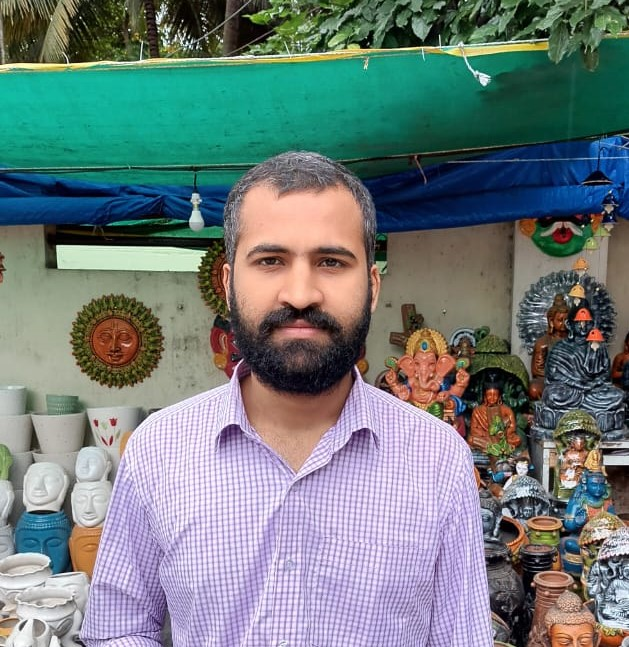
#> input picture dataset/Image_Train/ABHAY/ABHAY_1.jpeg, 629 x 647 px
$ python -i shape_features.py   (imports and definitions only)
#> lines starting #> are read from the running program, lines starting #| are printed output that depends on the picture; after the words box and inside, x2 and y2 are one past the last pixel; in counts of white or black regions, pixels touching at a corner belong together
#> further down, picture is the input picture: shape (647, 629, 3); mean B, G, R 124.6, 125, 112
import cv2
import numpy as np
from typing import Optional, Tuple


class ShapeFeatureExtractor:
    def __init__(self, threshold_method: str = "otsu"):
        self.threshold_method = threshold_method

    def _get_face_mask(self, image: np.ndarray) -> np.ndarray:
        gray = cv2.cvtColor(image, cv2.COLOR_BGR2GRAY) if len(image.shape) == 3 else image
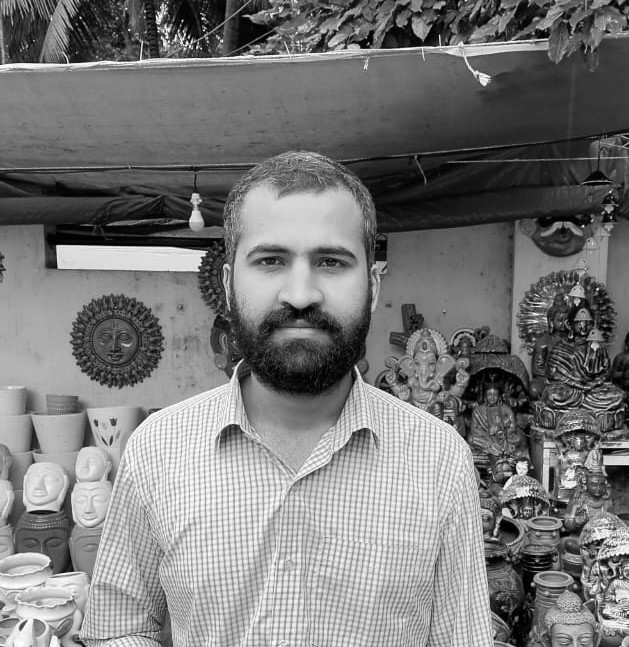
#> gray: shape (647, 629); min 0, max 255, mean 121.1
        if self.threshold_method == "otsu":
            _, mask = cv2.threshold(gray, 0, 255, cv2.THRESH_BINARY + cv2.THRESH_OTSU)
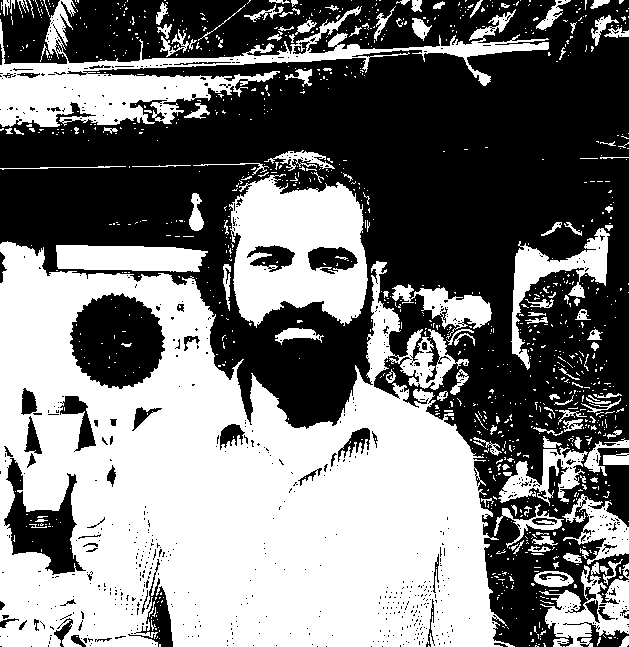
#> mask: shape (647, 629); 47.7% white; 1112 white regions (978 under 20 px), largest, box (x1, y1, x2, y2) and area: (0, 241, 515, 647) 132540, (0, 0, 549, 127) 16221, (229, 174, 368, 328) 14413
        else:
            _, mask = cv2.threshold(gray, 127, 255, cv2.THRESH_BINARY)
        kernel = np.ones((5, 5), np.uint8)
        mask = cv2.morphologyEx(mask, cv2.MORPH_CLOSE, kernel)
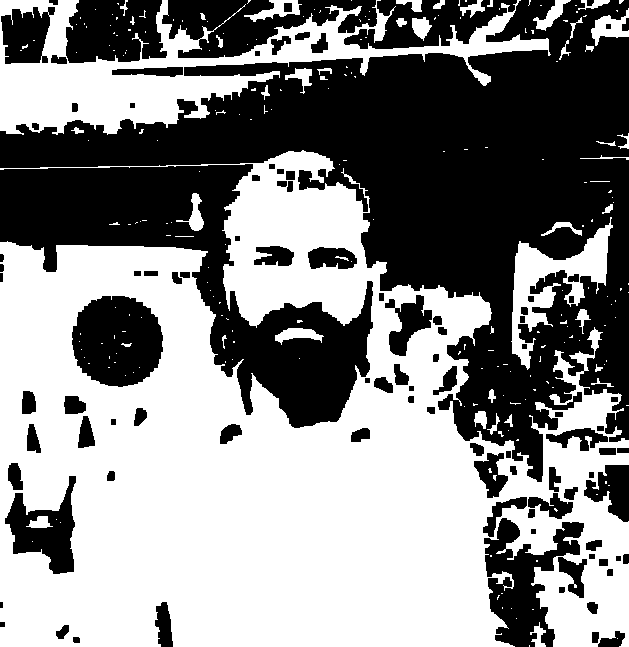
#> mask: shape (647, 629); 53.4% white; 101 black regions (1 under 20 px), largest, box (x1, y1, x2, y2) and area: (0, 0, 629, 482) 105562, (0, 164, 373, 428) 33431, (162, 0, 377, 58) 6823
        mask = cv2.morphologyEx(mask, cv2.MORPH_OPEN, kernel)
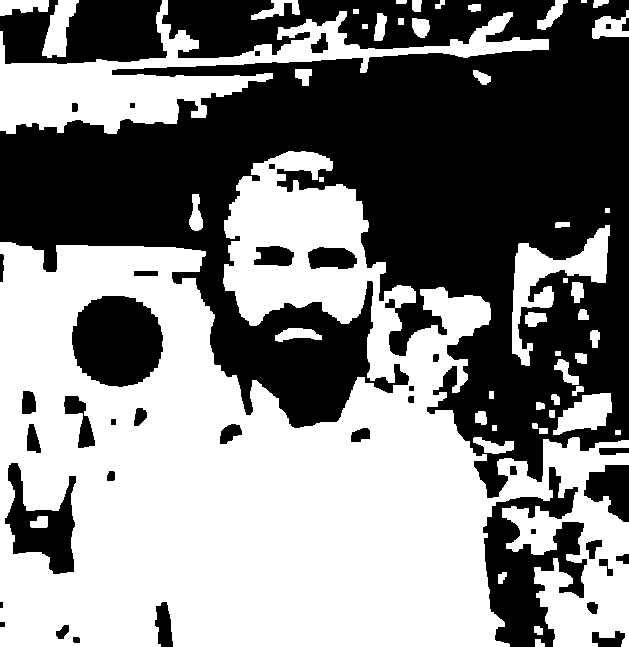
#> mask: shape (647, 629); 51.8% white; 41 black regions (1 under 20 px)
        return mask

    def _get_largest_contour(self, mask: np.ndarray) -> Optional[np.ndarray]:
        contours, _ = cv2.findContours(mask, cv2.RETR_EXTERNAL, cv2.CHAIN_APPROX_SIMPLE)
#> contours = 49 contours, 4 with area under 20; largest, box (x1, y1, x2, y2) and area: (0, 151, 629, 647) 189641, (0, 0, 549, 134) 18938, (512, 225, 610, 366) 3858, (553, 393, 612, 435) 1404, (42, 0, 79, 58) 1090
        if not contours:
            return None
        return max(contours, key=cv2.contourArea)

    def extract(self, image: np.ndarray) -> np.ndarray:
        mask = self._get_face_mask(image)
        contour = self._get_largest_contour(mask)
#> contour = contour of 1491 points, box (x1, y1, x2, y2) (0, 151, 629, 647), area 189641
        if contour is None:
            return np.zeros(3)

        area = cv2.contourArea(contour)
#> area = 189641
        perimeter = cv2.arcLength(contour, True)
#> perimeter = 5743.6

        if perimeter == 0:
            return np.zeros(3)

        circularity = 4 * np.pi * area / (perimeter ** 2)
#> circularity = 0.0722

        x, y, w, h = cv2.boundingRect(contour)
#> x = 0; y = 151; w = 629; h = 496
        aspect_ratio = w / h if h > 0 else 0
#> aspect_ratio = 1.27

        return np.array([area, perimeter, aspect_ratio])

    # [10 lines left out: function extract_shape_moments, not called in this run]

>>> import cv2
>>> picture = cv2.imread('../../dataset/Image_Train/ABHAY/ABHAY_1.jpeg')
>>> result = ShapeFeatureExtractor().extract(picture)
#> result = [189641, 5743.6, 1.27]

$ run again, on dataset/Image_Train/ABHAY/ABHAY_10.jpeg
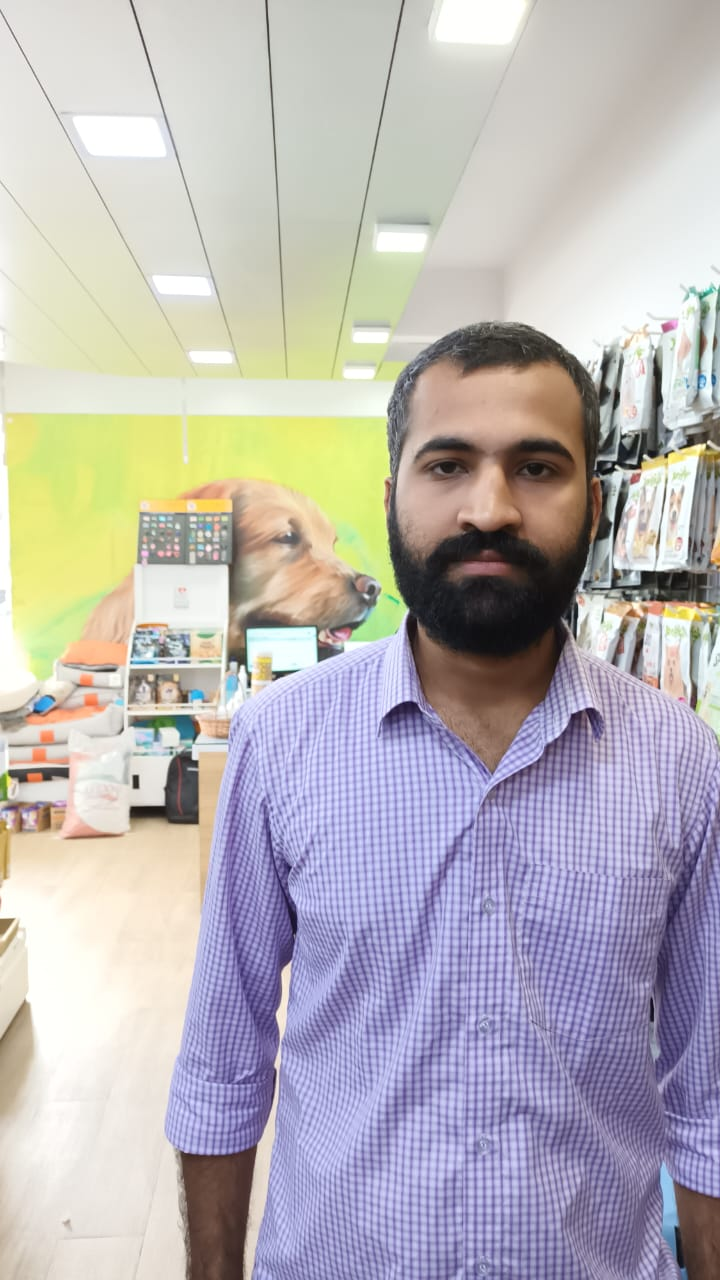
#> input picture dataset/Image_Train/ABHAY/ABHAY_10.jpeg, 720 x 1280 px
#> picture is the input picture: shape (1280, 720, 3); mean B, G, R 182.2, 180.7, 185.1
#> in _get_face_mask, `_, mask = cv2.threshold(gray, 0, 255, cv2.THRESH_BINARY + cv2.THRESH_O..`:
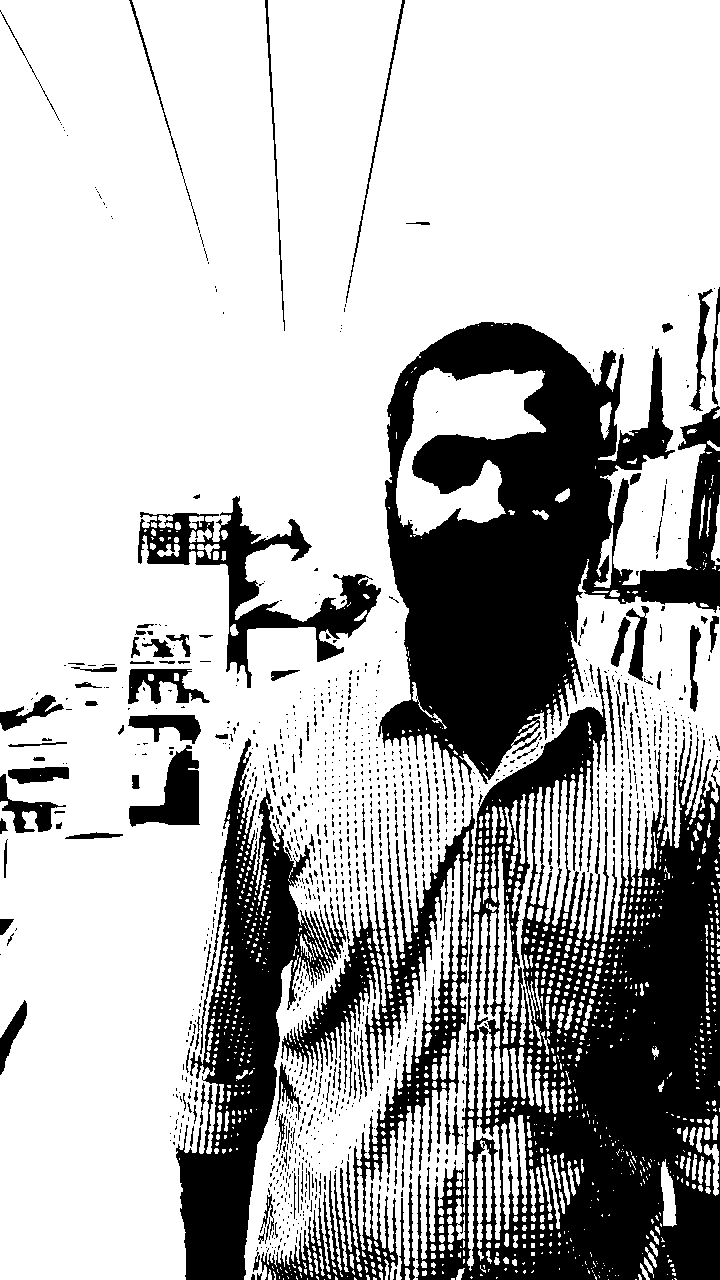
#> mask: shape (1280, 720); 71.5% white; 1181 black regions (1007 under 20 px), largest, box (x1, y1, x2, y2) and area: (416, 667, 720, 1280) 93500, (378, 322, 720, 784) 77950, (176, 738, 346, 1280) 31392
#> in _get_face_mask, `mask = cv2.morphologyEx(mask, cv2.MORPH_OPEN, kernel)`:
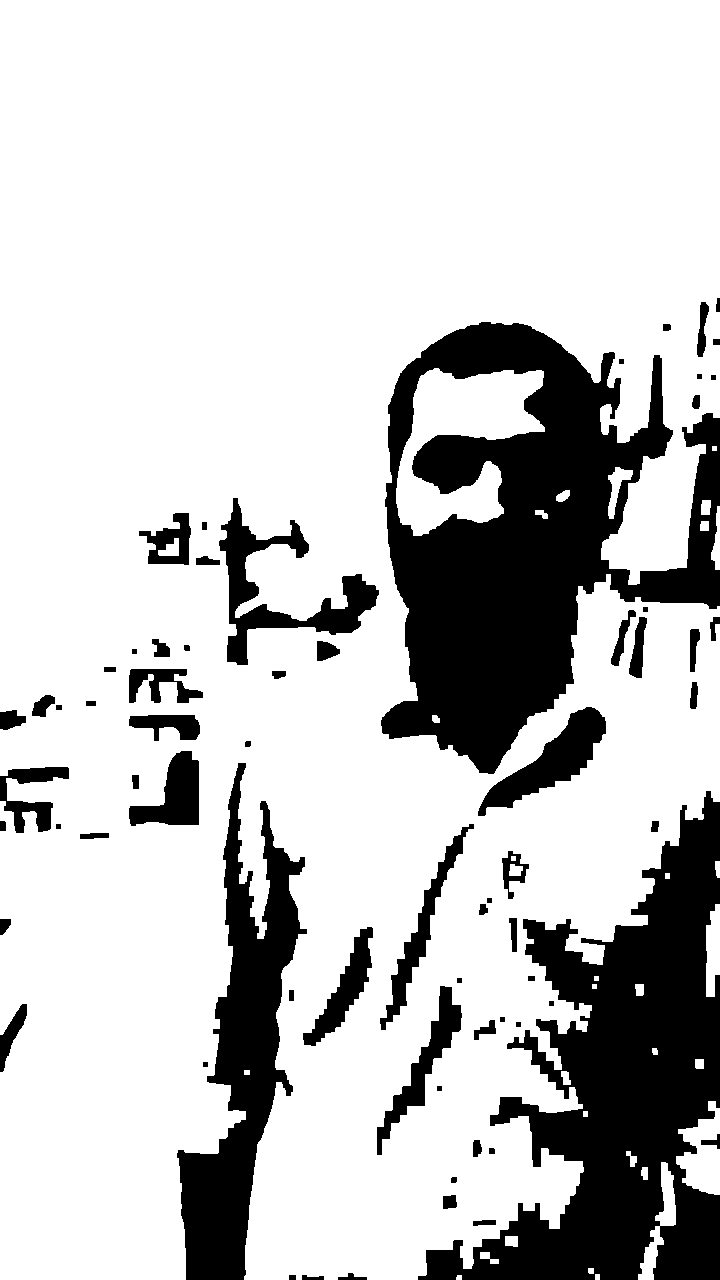
#> mask: shape (1280, 720); 77.9% white; 69 black regions
#> contours = 30 contours, 4 with area under 20; largest, box (x1, y1, x2, y2) and area: (0, 0, 720, 1280) 725286, (396, 368, 545, 536) 12410, (676, 1101, 720, 1195) 2297, (638, 1162, 676, 1280) 1280, (706, 904, 720, 997) 951
#> contour = contour of 1954 points, box (x1, y1, x2, y2) (0, 0, 720, 1280), area 725286
#> area = 725285.5
#> perimeter = 9660.9
#> circularity = 0.0977
#> x = 0; w = 720; h = 1280
#> aspect_ratio = 0.562
#> result = [725285.5, 9660.9, 0.562]

$ run again, on dataset/Image_Train/ABHAY/ABHAY_11.jpeg
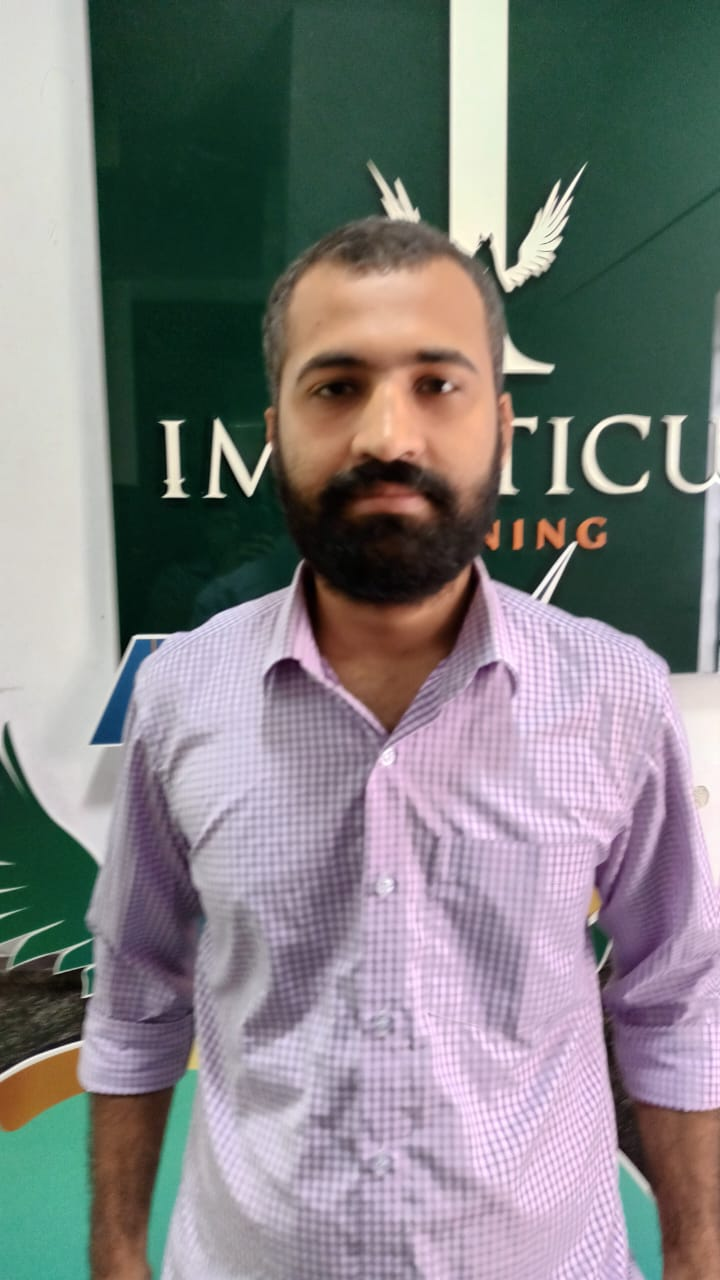
#> input picture dataset/Image_Train/ABHAY/ABHAY_11.jpeg, 720 x 1280 px
#> picture is the input picture: shape (1280, 720, 3); mean B, G, R 127.9, 126.9, 127.5
#> in _get_face_mask, `_, mask = cv2.threshold(gray, 0, 255, cv2.THRESH_BINARY + cv2.THRESH_O..`:
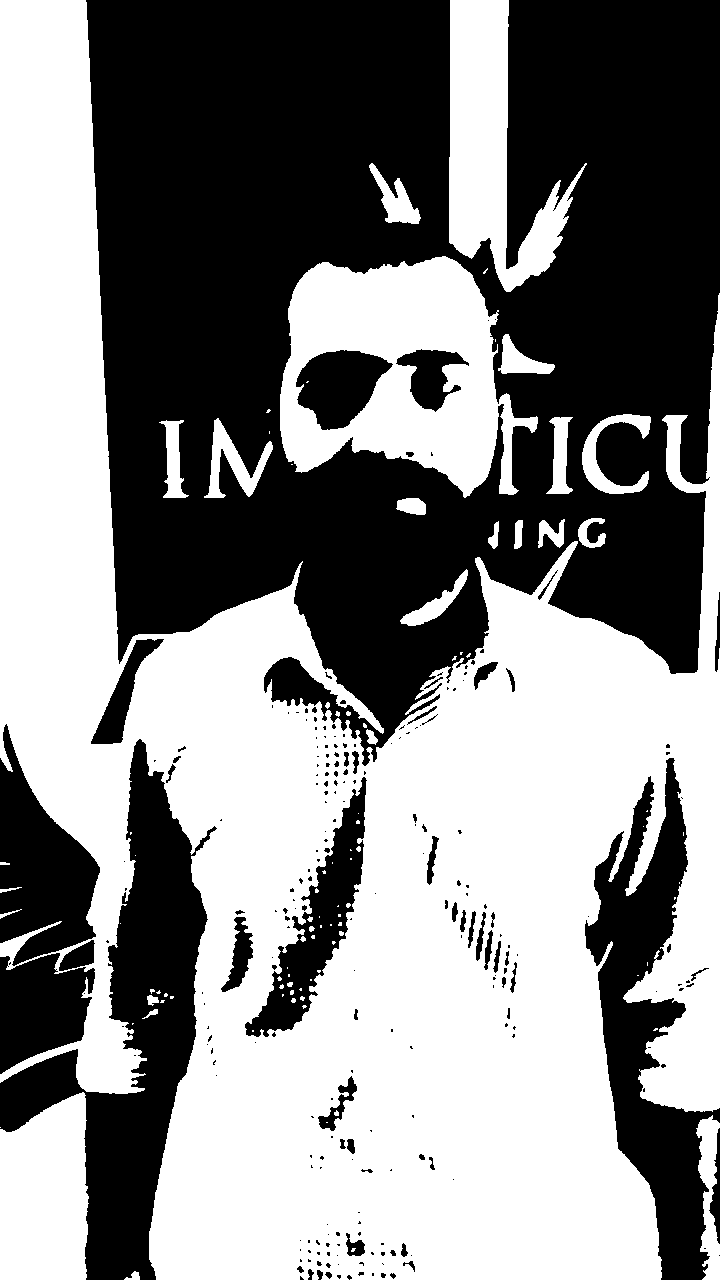
#> mask: shape (1280, 720); 52.8% white; 238 black regions (172 under 20 px), largest, box (x1, y1, x2, y2) and area: (86, 0, 720, 766) 321596, (0, 739, 217, 1280) 38712, (585, 758, 720, 1280) 27984
#> in _get_face_mask, `mask = cv2.morphologyEx(mask, cv2.MORPH_OPEN, kernel)`:
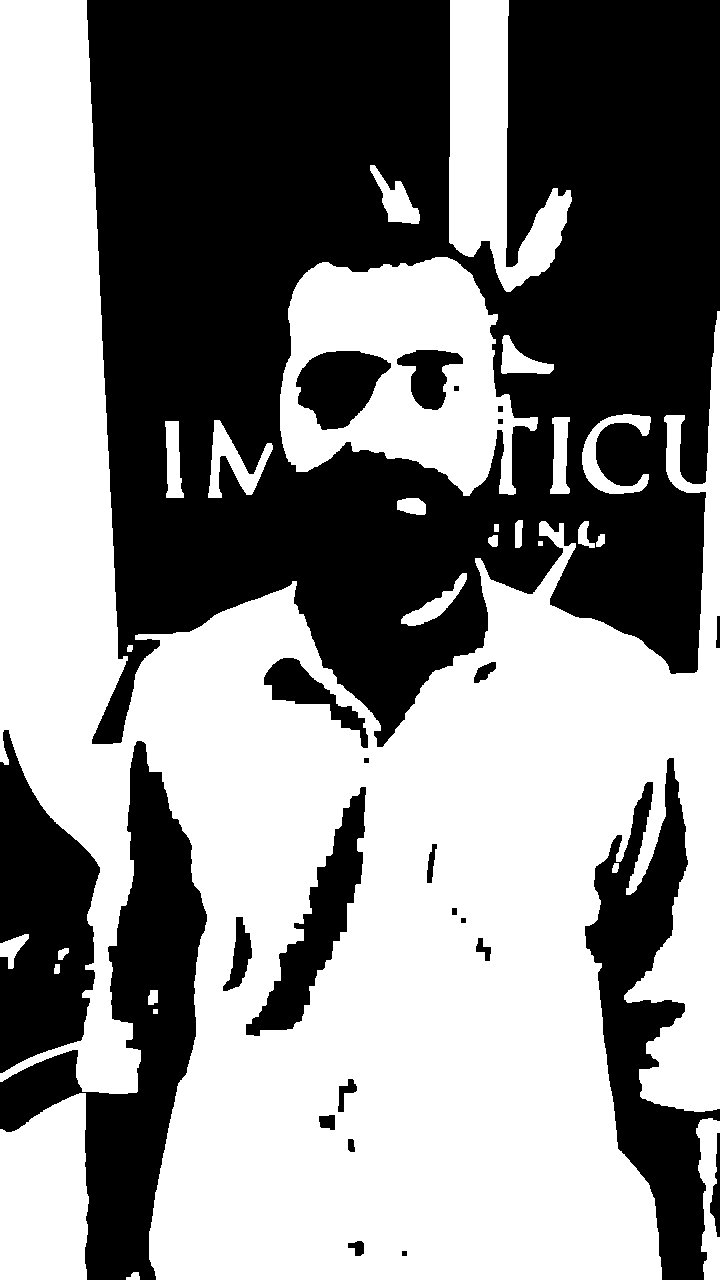
#> mask: shape (1280, 720); 53.2% white; 25 black regions
#> contours = 27 contours, 2 with area under 20; largest, box (x1, y1, x2, y2) and area: (0, 0, 720, 1280) 419989, (280, 257, 538, 496) 41776, (449, 0, 572, 292) 17351, (0, 1093, 89, 1280) 14226, (696, 1118, 720, 1280) 2174
#> contour = contour of 1936 points, box (x1, y1, x2, y2) (0, 0, 720, 1280), area 419989
#> area = 419989
#> perimeter = 8215.6
#> circularity = 0.0782
#> x = 0; w = 720; h = 1280
#> aspect_ratio = 0.562
#> result = [419989, 8215.6, 0.562]
